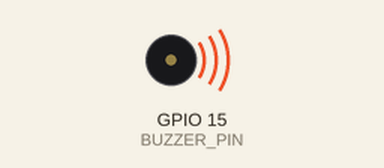
Simulated run of this program. Board: ESP32. On the bench: buzzer (waves = sounding).

Above: at 0.1 s.
Timing chart, 0 to 40.0 s (numbered marks = the images above):
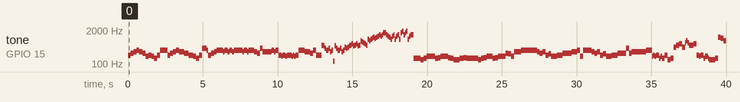

Measured:
- by itself, tone on GPIO 15 (BUZZER_PIN): plays 220 Hz for 0.19 s, 261 Hz for 0.19 s, 293 Hz for 0.19 s, 329 Hz for 0.19 s, 293 Hz for 0.23 s, 261 Hz for 0.19 s … (198 notes in this stretch)

The program:

main.cpp
```cpp
#include <Arduino.h>

const int BUZZER_PIN = 15;//蜂鸣器引脚

int yesterday=0;
const int buzzer=15;
typedef struct data{
    note_t yinfu;
    uint16_t yingao;
    uint16_t shichang;
}note;
note melody[]={
    {NOTE_A,3,250},{NOTE_C,4,250},{NOTE_D,4,250},
    {NOTE_E,4,250},{NOTE_D,4,150},{NOTE_D,4,150},{NOTE_C,4,250},{NOTE_G,3,250},{NOTE_A,3,250},{NOTE_G,3,250},{NOTE_E,3,250},
    {NOTE_A,3,250},{NOTE_E,4,150},{NOTE_E,4,250},{NOTE_E,4,250},{NOTE_A,3,250},{NOTE_C,4,250},{NOTE_D,4,250},
    {NOTE_E,4,250},{NOTE_D,4,150},{NOTE_D,4,150},{NOTE_D,4,150},{NOTE_C,4,250},{NOTE_C,4,150},{NOTE_A,3,250},{NOTE_A,3,150},{NOTE_G,3,250},{NOTE_E,3,250},
    {NOTE_A,3,250},{NOTE_G,4,150},{NOTE_G,4,250},{NOTE_E,4,150},{NOTE_A,3,250},{NOTE_C,4,250},{NOTE_D,4,250},
    {NOTE_E,4,250},{NOTE_E,4,150},{NOTE_E,4,150},{NOTE_D,4,150},{NOTE_E,4,250},{NOTE_D,4,150},{NOTE_E,4,250},{NOTE_D,4,150},{NOTE_E,4,500},
    {NOTE_E,4,250},{NOTE_D,4,125},{NOTE_E,4,125},{NOTE_E,4,125},{NOTE_D,4,125},{NOTE_E,4,250},{NOTE_E,4,250},{NOTE_D,4,250},{NOTE_C,4,250},
    {NOTE_G,4,250},{NOTE_D,4,500},{NOTE_D,4,250},{NOTE_E,4,250},{NOTE_D,4,125},{NOTE_E,4,250},{NOTE_A,3,250},{NOTE_G,3,125},{NOTE_A,3,125},
    {NOTE_A,3,125},{NOTE_G,3,125},{NOTE_A,3,250},{NOTE_A,3,125},{NOTE_G,3,125},{NOTE_A,3,125},{NOTE_G,3,125},{NOTE_A,3,250},{NOTE_E,4,250},
    {NOTE_E,4,250},{NOTE_D,4,250},{NOTE_D,4,250},{NOTE_C,4,250},{NOTE_E,4,250},{NOTE_A,3,500},{NOTE_C,5,125},{NOTE_B,4,125},{NOTE_G,4,125},
    {NOTE_E,4,125},{NOTE_E,4,125},{NOTE_G,4,125},{NOTE_D,4,125},{NOTE_E,4,125},{NOTE_C,3,125},{NOTE_B,4,125},{NOTE_G,4,125},{NOTE_E,4,125},
    {NOTE_E,4,125},{NOTE_G,4,125},{NOTE_D,4,125},{NOTE_E,4,125},{NOTE_A,4,125},{NOTE_G,4,125},{NOTE_A,4,125},{NOTE_B,4,125},{NOTE_C,5,125},
    {NOTE_D,5,125},{NOTE_B,4,125},{NOTE_C,5,125},{NOTE_D,5,125},{NOTE_B,4,125},{NOTE_C,5,125},{NOTE_G,5,125},{NOTE_F,5,125},{NOTE_E,5,125},
    {NOTE_D,5,125},{NOTE_C,5,125},{NOTE_A,5,125},{NOTE_G,5,125},{NOTE_A,5,125},{NOTE_B,5,125},{NOTE_C,6,125},{NOTE_B,5,125},{NOTE_C,6,125},
    {NOTE_D,6,125},{NOTE_E,6,125},{NOTE_D,6,125},{NOTE_E,6,125},{NOTE_G,6,125},{NOTE_G,6,125},{NOTE_E,6,125},{NOTE_D,6,125},{NOTE_C,6,125},
    {NOTE_A,5,125},{NOTE_D,6,125},{NOTE_E,6,125},{NOTE_A,5,125},{NOTE_D,6,125},{NOTE_E,6,125},{NOTE_A,5,125},{NOTE_G,6,125},{NOTE_A,6,125},
    {NOTE_E,6,125},{NOTE_G,6,125},{NOTE_A,6,125},{NOTE_A,5,125},{NOTE_D,6,125},{NOTE_E,6,250},
    {NOTE_E,3,250},{NOTE_E,3,125},{NOTE_E,3,250},{NOTE_D,3,250},{NOTE_E,3,250},{NOTE_G,3,250},{NOTE_G,3,500},
    {NOTE_E,3,250},{NOTE_F,3,250},{NOTE_G,3,250},{NOTE_G,3,125},{NOTE_G,3,250},{NOTE_F,3,250},{NOTE_E,3,250},
    {NOTE_D,3,250},{NOTE_D,3,250},{NOTE_E,3,125},{NOTE_E,3,250},{NOTE_F,3,250},{NOTE_E,3,500},{NOTE_E,3,250},
    {NOTE_E,3,125},{NOTE_E,3,125},{NOTE_D,3,250},{NOTE_E,3,250},{NOTE_F,3,250},{NOTE_G,3,500},{NOTE_E,3,250},
    {NOTE_F,3,250},{NOTE_G,3,250},{NOTE_G,3,125},{NOTE_G,3,250},{NOTE_C,4,250},{NOTE_B,3,250},{NOTE_G,3,250},
    {NOTE_D,4,250},{NOTE_D,4,125},{NOTE_D,4,250},{NOTE_E,4,250},{NOTE_E,4,500},{NOTE_E,4,250},{NOTE_E,4,125},
    {NOTE_E,4,250},{NOTE_D,4,250},{NOTE_C,4,250},{NOTE_D,4,250},{NOTE_A,3,250},{NOTE_B,3,250},{NOTE_G,3,250},
    {NOTE_G,3,250},{NOTE_A,3,500},{NOTE_C,4,250},{NOTE_C,4,250},{NOTE_C,4,250},{NOTE_D,4,250},{NOTE_D,4,250},
    {NOTE_E,4,250},{NOTE_G,3,250},{NOTE_E,4,500},{NOTE_E,4,250},{NOTE_D,4,250},{NOTE_C,4,250},{NOTE_D,4,250},
    {NOTE_A,3,250},{NOTE_B,3,250},{NOTE_G,3,250},{NOTE_G,3,250},{NOTE_A,3,500},{NOTE_C,4,250},{NOTE_C,4,250},
    {NOTE_C,4,250},{NOTE_G,4,250},{NOTE_C,4,250},{NOTE_D,4,250},{NOTE_D,4,500},{NOTE_D,4,500},{NOTE_E,4,500},
    {NOTE_G,3,125},{NOTE_A,3,125},{NOTE_G,3,125},{NOTE_A,3,125},{NOTE_A,3,125},{NOTE_E,3,125},{NOTE_G,3,125},
    {NOTE_E,3,125},{NOTE_E,3,125},{NOTE_A,3,250},{NOTE_D,3,250},{NOTE_E,3,250},{NOTE_A,4,250},{NOTE_C,5,250},
    {NOTE_D,5,250},{NOTE_A,4,250},{NOTE_E,5,125},{NOTE_G,5,125},{NOTE_E,5,125},{NOTE_C,5,125},{NOTE_C,5,250},
    {NOTE_D,5,250},{NOTE_A,3,250},{NOTE_G,3,125},{NOTE_A,3,125},{NOTE_A,3,125},{NOTE_E,3,125},{NOTE_G,3,250},
    {NOTE_E,3,125},{NOTE_D,3,250},{NOTE_D,3,250},{NOTE_E,3,250},{NOTE_C,6,250},{NOTE_B,5,250},{NOTE_G,5,250},
    {NOTE_E,5,250},{NOTE_D,5,125},{NOTE_C,5,125},{NOTE_D,5,125},{NOTE_A,5,125},{NOTE_A,3,250},{NOTE_B,3,250},
    {NOTE_C,4,250},{NOTE_B,3,125},{NOTE_G,3,125},{NOTE_G,3,125},{NOTE_A,3,125},{NOTE_E,3,250},{NOTE_E,3,250},
    {NOTE_E,3,250},{NOTE_C,4,250},{NOTE_B,3,125},{NOTE_G,3,125},{NOTE_G,3,125},{NOTE_A,3,125},{NOTE_A,3,250},
    {NOTE_A,3,250},{NOTE_A,3,250},{NOTE_D,4,250},{NOTE_C,4,125},{NOTE_D,4,125},{NOTE_D,4,125},{NOTE_C,4,125},
    {NOTE_D,4,250},{NOTE_C,4,250},{NOTE_E,4,250},{NOTE_E,4,125},{NOTE_E,4,125},{NOTE_E,4,125},{NOTE_E,4,125},
    {NOTE_E,4,250},{NOTE_E,4,250},{NOTE_D,4,250},{NOTE_B,3,250},{NOTE_D,4,250},{NOTE_E,4,250},{NOTE_C,4,250},
    {NOTE_D,4,250},{NOTE_C,4,125},{NOTE_D,4,125},{NOTE_D,4,250},{NOTE_C,4,250},{NOTE_D,4,250},{NOTE_E,4,250},
    {NOTE_C,4,250},{NOTE_D,4,250},{NOTE_C,4,125},{NOTE_D,4,125},{NOTE_D,4,250},{NOTE_C,4,250},{NOTE_D,4,250},
    {NOTE_E,4,250},{NOTE_C,4,125},{NOTE_E,4,125},{NOTE_E,4,250},{NOTE_G,4,250},{NOTE_G,4,500},{NOTE_A,4,500},
    {NOTE_G,4,500},{NOTE_E,4,250},{NOTE_D,4,250},{NOTE_C,4,250},{NOTE_D,4,250},{NOTE_E,4,250},{NOTE_E,4,250},
    {NOTE_C,4,250},{NOTE_D,4,250},{NOTE_C,4,250},{NOTE_C,4,250},{NOTE_C,4,125},{NOTE_C,4,125},{NOTE_C,4,125},
    {NOTE_C,4,125},{NOTE_C,4,125},{NOTE_C,4,125},{NOTE_C,4,125},{NOTE_C,4,250},{NOTE_D,4,250},{NOTE_C,4,500},
    {NOTE_C,4,125},{NOTE_C,4,125},{NOTE_C,4,125},{NOTE_C,4,125},{NOTE_C,4,125},{NOTE_C,4,125},{NOTE_C,4,125},
    {NOTE_C,4,250},{NOTE_G,4,250},{NOTE_C,4,500},{NOTE_E,4,500},{NOTE_D,4,250},{NOTE_E,4,250},{NOTE_D,4,250},
    {NOTE_E,4,250},{NOTE_D,4,250},{NOTE_E,4,250},{NOTE_E,4,125},{NOTE_D,4,250},{NOTE_D,4,125},{NOTE_D,4,250},
    {NOTE_C,4,250},{NOTE_D,4,250},{NOTE_E,4,250},{NOTE_C,4,250},{NOTE_D,4,125},{NOTE_C,4,250},{NOTE_D,4,125},
    {NOTE_D,4,250},{NOTE_C,4,250},{NOTE_E,4,500},{NOTE_C,4,125},{NOTE_E,4,125},{NOTE_E,4,250},{NOTE_G,4,250},
    {NOTE_G,4,500},{NOTE_G,4,125},{NOTE_A,4,125},{NOTE_G,4,250},{NOTE_G,4,500},{NOTE_E,4,250},{NOTE_E,4,125},
    {NOTE_D,4,250},{NOTE_C,4,250},{NOTE_D,4,250},{NOTE_E,4,250},{NOTE_E,4,250},{NOTE_C,4,250},{NOTE_D,4,250},
    {NOTE_C,4,250},{NOTE_C,4,500},{NOTE_C,4,125},{NOTE_C,4,125},{NOTE_C,4,125},{NOTE_C,4,125},{NOTE_C,4,125},
    {NOTE_C,4,125},{NOTE_C,4,125},{NOTE_C,4,125},{NOTE_D,4,250},{NOTE_C,4,500},{NOTE_C,4,125},{NOTE_C,4,125},
    {NOTE_C,4,125},{NOTE_C,4,125},{NOTE_C,4,125},{NOTE_C,4,125},{NOTE_C,4,125},{NOTE_C,4,250},{NOTE_G,4,250},
    {NOTE_C,4,500},{NOTE_E,4,500},{NOTE_D,4,250},{NOTE_E,4,250},{NOTE_D,4,250},{NOTE_E,4,250},{NOTE_G,4,250},
    {NOTE_E,4,250},{NOTE_E,4,250},{NOTE_A,3,250},{NOTE_C,4,250},{NOTE_D,4,250},{NOTE_E,4,250},{NOTE_D,4,125},
    {NOTE_D,4,125},{NOTE_D,4,125},{NOTE_C,4,250},{NOTE_C,4,125},{NOTE_A,3,250},{NOTE_A,3,125},{NOTE_G,3,250},
    {NOTE_E,3,250},{NOTE_A,3,250},{NOTE_E,4,125},{NOTE_E,4,250},{NOTE_E,4,250},{NOTE_A,3,250},{NOTE_C,4,250},
    {NOTE_D,4,250},{NOTE_E,4,250},{NOTE_D,4,125},{NOTE_D,4,125},{NOTE_D,4,125},{NOTE_C,4,250},{NOTE_C,4,125},
    {NOTE_A,3,250},{NOTE_A,3,125},{NOTE_G,3,250},{NOTE_E,3,250},{NOTE_A,3,250},{NOTE_G,4,125},{NOTE_G,4,250},
    {NOTE_E,4,250},{NOTE_A,3,250},{NOTE_C,4,250},{NOTE_D,4,250},{NOTE_E,4,250},{NOTE_E,4,125},{NOTE_E,4,125},
    {NOTE_D,4,125},{NOTE_E,4,250},{NOTE_D,4,125},{NOTE_E,4,250},{NOTE_D,4,125},{NOTE_E,4,500},{NOTE_E,4,250},
    {NOTE_D,4,125},{NOTE_E,4,125},{NOTE_E,4,125},{NOTE_D,4,125},{NOTE_E,4,250},{NOTE_E,4,250},{NOTE_D,4,250},
    {NOTE_C,4,250},{NOTE_G,4,250},{NOTE_D,4,500},{NOTE_D,4,250},{NOTE_E,4,250},{NOTE_D,4,125},{NOTE_E,4,250},
    {NOTE_A,3,250},{NOTE_A,3,125},{NOTE_A,3,125},{NOTE_A,3,125},{NOTE_G,3,125},{NOTE_A,3,250},{NOTE_A,3,125},
    {NOTE_G,3,125},{NOTE_A,3,125},{NOTE_G,3,125},{NOTE_A,3,250},{NOTE_E,4,250},{NOTE_E,4,250},{NOTE_D,4,250},
    {NOTE_D,4,250},{NOTE_C,4,250},{NOTE_E,4,250},{NOTE_A,3,500},{NOTE_C,5,125},{NOTE_B,4,125},{NOTE_G,4,125},
    {NOTE_E,4,125},{NOTE_D,4,125},{NOTE_G,4,125},{NOTE_D,4,125},{NOTE_E,4,125},{NOTE_C,5,125},{NOTE_B,4,125},
    {NOTE_G,4,125},{NOTE_E,4,125},{NOTE_D,4,125},{NOTE_G,4,125},{NOTE_D,4,125},{NOTE_E,4,125},{NOTE_A,4,125},
    {NOTE_G,4,125},{NOTE_A,4,125},{NOTE_B,4,125},{NOTE_C,5,125},{NOTE_D,5,125},{NOTE_B,4,125},{NOTE_C,5,125},
    {NOTE_D,5,125},{NOTE_B,4,125},{NOTE_C,5,125},{NOTE_G,5,125},{NOTE_F,5,125},{NOTE_E,5,125},{NOTE_D,5,125},
    {NOTE_C,5,125},{NOTE_A,5,125},{NOTE_G,5,125},{NOTE_A,5,125},{NOTE_B,5,125},{NOTE_C,6,125},{NOTE_B,6,125},
    {NOTE_C,6,125},{NOTE_D,6,125},{NOTE_E,6,125},{NOTE_D,6,125},{NOTE_E,6,125},{NOTE_G,6,125},{NOTE_G,6,125},
    {NOTE_E,6,125},{NOTE_D,6,125},{NOTE_C,6,125},{NOTE_A,5,125},{NOTE_D,6,125},{NOTE_E,6,125},{NOTE_A,5,125},
    {NOTE_D,6,125},{NOTE_E,6,125},{NOTE_A,5,125},{NOTE_G,6,125},{NOTE_A,6,125},{NOTE_E,6,125},{NOTE_G,6,125},
    {NOTE_A,6,125},{NOTE_A,5,125},{NOTE_D,6,125},{NOTE_E,6,250},{NOTE_E,3,500},{NOTE_E,3,250},{NOTE_D,3,250},
    {NOTE_E,3,250},{NOTE_F,3,250},{NOTE_G,3,500},{NOTE_E,3,250},{NOTE_F,3,250},{NOTE_G,3,250},{NOTE_G,3,125},
    {NOTE_G,3,250},{NOTE_F,3,250},{NOTE_E,3,250},{NOTE_D,3,250},{NOTE_D,3,250},{NOTE_E,3,125},{NOTE_E,3,250},
    {NOTE_F,3,250},{NOTE_E,3,500},{NOTE_E,3,250},{NOTE_E,3,125},{NOTE_E,3,125},{NOTE_D,3,250},{NOTE_E,3,250},
    {NOTE_G,3,250},{NOTE_G,3,500},{NOTE_E,3,250},{NOTE_F,3,250},{NOTE_G,3,250},{NOTE_G,3,125},{NOTE_G,3,250},
    {NOTE_C,4,250},{NOTE_B,3,250},{NOTE_G,3,250},{NOTE_D,4,250},{NOTE_D,4,125},{NOTE_D,4,250},{NOTE_E,4,250},
    {NOTE_E,4,500},{NOTE_E,4,500},{NOTE_E,4,250},{NOTE_D,4,250},{NOTE_C,4,250},{NOTE_D,4,250},{NOTE_B,3,500},
    {NOTE_G,3,250},{NOTE_G,3,250},{NOTE_A,3,500},{NOTE_C,4,250},{NOTE_C,4,250},{NOTE_C,4,250},{NOTE_D,4,250},
    {NOTE_E,4,500},{NOTE_E,3,250},{NOTE_E,4,500},{NOTE_E,4,250},{NOTE_D,4,250},{NOTE_C,4,250},{NOTE_D,4,250},
    {NOTE_B,3,500},{NOTE_G,3,250},{NOTE_G,3,250},{NOTE_A,3,500},{NOTE_C,4,250},{NOTE_C,4,250},{NOTE_C,4,250},
    {NOTE_G,4,250},{NOTE_D,4,1000},{NOTE_D,4,250},{NOTE_E,4,250},{NOTE_E,4,250},{NOTE_A,3,250},{NOTE_G,3,125},
    {NOTE_A,3,125},{NOTE_A,3,125},{NOTE_E,3,125},{NOTE_G,3,250},{NOTE_D,3,125},{NOTE_E,3,250},{NOTE_A,2,125},
    {NOTE_D,3,250},{NOTE_E,3,250},{NOTE_A,4,250},{NOTE_C,5,250},{NOTE_D,5,250},{NOTE_A,4,250},{NOTE_E,5,125},
    {NOTE_G,5,125},{NOTE_E,5,125},{NOTE_C,5,125},{NOTE_C,5,250},{NOTE_D,5,250},{NOTE_A,3,250},{NOTE_G,3,125},
    {NOTE_A,3,125},{NOTE_A,3,125},{NOTE_E,3,125},{NOTE_G,3,250},{NOTE_D,3,125},{NOTE_E,3,125},{NOTE_D,3,250},
    {NOTE_D,3,250},{NOTE_E,3,250},{NOTE_C,6,250},{NOTE_B,5,250},{NOTE_G,5,250},{NOTE_E,5,250},{NOTE_D,5,125},
    {NOTE_C,5,125},{NOTE_D,5,125},{NOTE_A,5,125},{NOTE_A,3,250},{NOTE_B,3,250},{NOTE_C,4,250},{NOTE_B,3,125},
    {NOTE_G,3,125},{NOTE_G,3,125},{NOTE_A,3,125},{NOTE_E,3,250},{NOTE_E,3,250},{NOTE_E,3,250},{NOTE_C,4,250},
    {NOTE_C,3,125},{NOTE_B,3,125},{NOTE_G,3,125},{NOTE_G,3,125},{NOTE_A,3,250},{NOTE_A,3,250},{NOTE_A,3,250},
    {NOTE_A,4,250},{NOTE_D,4,125},{NOTE_C,4,125},{NOTE_D,4,125},{NOTE_D,4,125},{NOTE_C,4,250},{NOTE_D,4,250},
    {NOTE_C,4,500},{NOTE_E,4,250},{NOTE_E,4,125},{NOTE_E,4,125},{NOTE_E,4,125},{NOTE_E,4,125},{NOTE_E,4,250},
    {NOTE_E,4,250},{NOTE_D,4,250},{NOTE_B,3,250},{NOTE_D,4,250},{NOTE_E,4,500},{NOTE_D,4,500},{NOTE_E,4,250},
    {NOTE_F,4,125},{NOTE_F,4,250},{NOTE_E,4,250},{NOTE_D,4,500},{NOTE_E,4,1500},{NOTE_E,4,2000},{NOTE_B,3,250},
    {NOTE_G,3,250},{NOTE_B,3,250},{NOTE_C,4,250},{NOTE_B,3,250},{NOTE_C,4,250},{NOTE_D,4,250},{NOTE_E,4,250},
    {NOTE_E,4,250},{NOTE_D,4,125},{NOTE_C,4,125},{NOTE_E,4,250},{NOTE_A,4,250},{NOTE_G,4,250},{NOTE_E,4,250},
    {NOTE_D,4,250},{NOTE_C,4,250},{NOTE_A,3,250},{NOTE_E,4,125},{NOTE_E,4,250},{NOTE_D,4,250},{NOTE_E,4,250},
    {NOTE_B,3,125},{NOTE_B,3,250},{NOTE_G,3,250},{NOTE_C,4,250},{NOTE_G,4,125},{NOTE_G,4,250},{NOTE_F,4,250},
    {NOTE_E,4,250},{NOTE_D,4,125},{NOTE_D,4,250},{NOTE_C,4,250},{NOTE_C,4,250},{NOTE_G,3,250},{NOTE_C,4,250},
    {NOTE_E,4,250},{NOTE_G,4,250},{NOTE_E,4,250},{NOTE_B,3,250},{NOTE_D,4,500},{NOTE_C,4,250},{NOTE_D,4,250},
    {NOTE_C,4,125},{NOTE_D,4,125},{NOTE_D,4,250},{NOTE_C,4,250},{NOTE_D,4,250},{NOTE_E,4,250},{NOTE_C,4,250},
    {NOTE_D,4,250},{NOTE_C,4,125},{NOTE_D,4,125},{NOTE_D,4,250},{NOTE_C,4,250},{NOTE_D,4,250},{NOTE_E,4,250},
    {NOTE_C,4,125},{NOTE_E,4,125},{NOTE_E,4,250},{NOTE_G,4,250},{NOTE_G,4,500},{NOTE_A,4,500},{NOTE_G,4,500},
    {NOTE_E,4,250},{NOTE_E,4,125},{NOTE_D,4,250},{NOTE_C,4,250},{NOTE_D,4,250},{NOTE_E,4,250},{NOTE_E,4,250},
    {NOTE_C,4,250},{NOTE_D,4,250},{NOTE_C,4,250},{NOTE_C,4,500},{NOTE_C,4,125},{NOTE_C,4,125},{NOTE_C,4,125},
    {NOTE_C,4,125},{NOTE_C,4,125},{NOTE_C,4,125},{NOTE_C,4,125},{NOTE_C,4,125},{NOTE_C,4,125},{NOTE_D,4,250},
    {NOTE_C,4,500},{NOTE_C,4,125},{NOTE_C,4,125},{NOTE_C,4,125},{NOTE_C,4,125},{NOTE_C,4,125},{NOTE_C,4,125},
    {NOTE_C,4,125},{NOTE_C,4,250},{NOTE_G,4,250},{NOTE_C,4,500},{NOTE_E,4,500},{NOTE_D,4,250},{NOTE_E,4,250},
    {NOTE_D,4,250},{NOTE_E,4,250},{NOTE_D,4,250},{NOTE_E,4,250},{NOTE_E,4,125},{NOTE_D,4,250},{NOTE_D,4,125},
    {NOTE_D,4,250},{NOTE_C,4,250},{NOTE_D,4,250},{NOTE_E,4,250},{NOTE_C,4,250},{NOTE_D,4,125},{NOTE_C,4,250},
    {NOTE_D,4,125},{NOTE_D,4,250},{NOTE_C,4,250},{NOTE_E,4,500},{NOTE_C,4,125},{NOTE_E,4,125},{NOTE_E,4,250},
    {NOTE_G,4,250},{NOTE_G,4,500},{NOTE_G,4,125},{NOTE_A,4,250},{NOTE_G,4,500},{NOTE_E,4,250},{NOTE_E,4,125},
    {NOTE_D,4,250},{NOTE_C,4,250},{NOTE_D,4,250},{NOTE_E,4,250},{NOTE_E,4,250},{NOTE_C,4,250},{NOTE_D,4,250},
    {NOTE_C,4,250},{NOTE_C,4,500},{NOTE_C,4,125},{NOTE_C,4,125},{NOTE_C,4,125},{NOTE_C,4,125},{NOTE_C,4,125},
    {NOTE_C,4,125},{NOTE_C,4,125},{NOTE_C,4,125},{NOTE_D,4,250},{NOTE_C,4,500},{NOTE_C,4,125},{NOTE_C,4,125},
    {NOTE_C,4,125},{NOTE_C,4,125},{NOTE_C,4,125},{NOTE_C,4,125},{NOTE_C,4,125},{NOTE_C,4,250},{NOTE_G,4,250},
    {NOTE_C,4,500},{NOTE_E,4,500},{NOTE_D,4,250},{NOTE_E,4,250},{NOTE_D,4,250},{NOTE_E,4,250},{NOTE_G,4,250},
    {NOTE_E,4,250},{NOTE_E,4,250},{NOTE_A,3,250},{NOTE_C,4,250},{NOTE_D,4,250},{NOTE_E,4,250},{NOTE_D,4,125},
    {NOTE_D,4,125},{NOTE_D,4,125},{NOTE_C,4,250},{NOTE_C,4,125},{NOTE_A,3,250},{NOTE_A,3,125},{NOTE_G,3,250},
    {NOTE_E,3,250},{NOTE_A,3,250},{NOTE_E,4,125},{NOTE_E,4,250},{NOTE_E,4,250},{NOTE_A,3,250},{NOTE_C,4,250},
    {NOTE_D,4,250},{NOTE_E,4,250},{NOTE_D,4,125},{NOTE_D,4,125},{NOTE_D,4,125},{NOTE_C,4,250},{NOTE_C,4,125},
    {NOTE_A,3,250},{NOTE_A,3,125},{NOTE_G,3,250},{NOTE_E,3,250},{NOTE_A,3,250},{NOTE_G,4,125},{NOTE_G,4,250},
    {NOTE_E,4,250},{NOTE_A,3,250},{NOTE_C,4,250},{NOTE_D,4,250},{NOTE_E,4,250},{NOTE_E,4,125},{NOTE_E,4,125},
    {NOTE_D,4,125},{NOTE_E,4,250},{NOTE_D,4,125},{NOTE_E,4,250},{NOTE_D,4,125},{NOTE_E,4,500},{NOTE_E,4,250},
    {NOTE_D,4,125},{NOTE_E,4,125},{NOTE_E,4,125},{NOTE_D,4,125},{NOTE_E,4,250},{NOTE_E,4,250},{NOTE_D,4,250},
    {NOTE_C,4,250},{NOTE_G,4,250},{NOTE_D,4,500},{NOTE_D,4,250},{NOTE_E,4,250},{NOTE_D,4,125},{NOTE_E,4,250},
    {NOTE_A,3,250},{NOTE_A,3,125},{NOTE_A,3,125},{NOTE_A,3,125},{NOTE_G,3,125},{NOTE_A,3,250},{NOTE_A,3,125},
    {NOTE_G,3,125},{NOTE_A,3,125},{NOTE_G,3,125},{NOTE_A,3,250},{NOTE_E,4,250},{NOTE_E,4,250},{NOTE_D,4,250},
    {NOTE_D,4,250},{NOTE_C,4,250},{NOTE_E,4,250},{NOTE_A,3,500},{NOTE_E,4,250},{NOTE_A,3,250},{NOTE_G,3,250},
    {NOTE_A,3,250},{NOTE_E,4,250},{NOTE_A,3,250},{NOTE_G,3,250},{NOTE_A,3,250},{NOTE_A,3,250},{NOTE_E,4,250},
    {NOTE_E,5,250},{NOTE_D,5,250},{NOTE_C,5,250},{NOTE_B,4,250},{NOTE_G,4,250},{NOTE_A,3,250},{NOTE_A,3,125},
    {NOTE_A,3,125},{NOTE_A,3,125},{NOTE_G,3,125},{NOTE_A,3,250},{NOTE_A,3,125},{NOTE_G,3,125},{NOTE_A,3,125},
    {NOTE_G,3,125},{NOTE_A,3,250},{NOTE_F,4,125},{NOTE_G,4,125},{NOTE_G,4,250},{NOTE_E,4,250},{NOTE_D,4,250},
    {NOTE_C,4,250},{NOTE_E,4,500},{NOTE_A,3,500},{NOTE_C,5,125},{NOTE_B,4,125},{NOTE_G,4,125},{NOTE_E,4,125},
    {NOTE_E,4,125},{NOTE_G,4,125},{NOTE_D,4,125},{NOTE_E,4,125},{NOTE_C,5,125},{NOTE_B,4,125},{NOTE_G,4,125},
    {NOTE_E,4,125},{NOTE_E,4,125},{NOTE_G,4,125},{NOTE_D,4,125},{NOTE_E,4,125},{NOTE_A,4,125},{NOTE_G,4,125},
    {NOTE_A,4,125},{NOTE_B,4,125},{NOTE_C,5,125},{NOTE_D,5,125},{NOTE_B,4,125},{NOTE_C,5,125},{NOTE_D,5,125},
    {NOTE_B,4,125},{NOTE_C,5,125},{NOTE_G,5,125},{NOTE_F,5,125},{NOTE_E,5,125},{NOTE_D,5,125},{NOTE_C,5,125},
    {NOTE_A,5,125},{NOTE_G,5,125},{NOTE_A,5,125},{NOTE_B,5,125},{NOTE_C,6,125},{NOTE_B,5,125},{NOTE_C,6,125},
    {NOTE_D,6,125},{NOTE_E,6,125},{NOTE_D,6,125},{NOTE_E,6,125},{NOTE_G,6,125},{NOTE_G,6,125},{NOTE_E,6,125},
    {NOTE_D,6,125},{NOTE_C,6,125},{NOTE_A,5,125},{NOTE_D,6,125},{NOTE_E,6,125},{NOTE_A,5,125},{NOTE_D,6,125},
    {NOTE_E,6,125},{NOTE_A,5,125},{NOTE_G,6,125},{NOTE_A,6,125},{NOTE_E,6,125},{NOTE_G,6,125},{NOTE_A,6,125},
    {NOTE_A,5,125},{NOTE_D,6,125},{NOTE_E,6,250},{NOTE_C,5,250},{NOTE_B,4,250},{NOTE_G,4,250},{NOTE_A,4,250},
    {NOTE_E,4,250},{NOTE_G,4,250},{NOTE_D,4,250},{NOTE_E,4,250},{NOTE_C,4,250},{NOTE_D,4,250},{NOTE_B,3,250},
    {NOTE_C,4,250},{NOTE_G,3,250},{NOTE_B,3,250},{NOTE_E,3,250},{NOTE_G,3,250},{NOTE_A,3,500},{NOTE_E,4,500},
    {NOTE_D,4,500},{NOTE_E,4,500},{NOTE_B,3,500},{NOTE_A,3,500},{NOTE_C,4,500},{NOTE_D,4,500},{NOTE_E,4,500},
    {NOTE_G,4,500},{NOTE_A,4,500}
};
uint16_t tonesize = sizeof(melody)/sizeof(note);

void music(){
  ledcSetup(0,20000,10);
  ledcAttachPin(buzzer,0);
  for(int i=yesterday;i<tonesize;i++){
    ledcWriteNote(0,melody[i].yinfu,melody[i].yingao);
    delay(melody[i].shichang*0.77);
    yesterday=i;
  }
  if(yesterday >= tonesize-1){
    yesterday = 0;
  }
}

void setup(){
  pinMode(BUZZER_PIN,OUTPUT);
}

void loop(){
  music();
}
```
